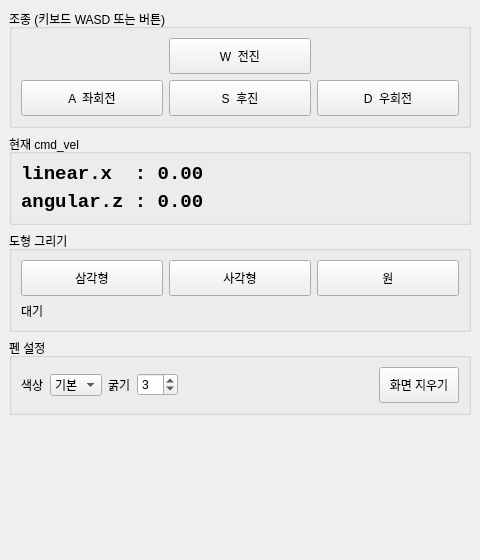
<?xml version="1.0" encoding="UTF-8"?>
<ui version="4.0">
 <class>MainWindowDesign</class>
 <widget class="QMainWindow" name="MainWindowDesign">
  <property name="geometry">
   <rect>
    <x>0</x>
    <y>0</y>
    <width>480</width>
    <height>560</height>
   </rect>
  </property>
  <property name="windowTitle">
   <string>과제 1 - turtlesim 조종</string>
  </property>
  <property name="windowIcon">
   <iconset resource="../resources/images.qrc">
    <normaloff>:/images/icon.png</normaloff>:/images/icon.png</iconset>
  </property>
  <property name="locale">
   <locale language="English" country="Australia"/>
  </property>
  <widget class="QWidget" name="centralwidget">
   <layout class="QVBoxLayout" name="layoutMain">
    <item>
     <widget class="QGroupBox" name="groupDrive">
      <property name="title">
       <string>조종 (키보드 WASD 또는 버튼)</string>
      </property>
      <layout class="QGridLayout" name="gridDrive">
       <item row="0" column="1">
        <widget class="QPushButton" name="btnForward">
         <property name="focusPolicy">
          <enum>Qt::NoFocus</enum>
         </property>
         <property name="minimumSize">
          <size>
           <width>0</width>
           <height>36</height>
          </size>
         </property>
         <property name="text">
          <string>W  전진</string>
         </property>
        </widget>
       </item>
       <item row="1" column="0">
        <widget class="QPushButton" name="btnLeft">
         <property name="focusPolicy">
          <enum>Qt::NoFocus</enum>
         </property>
         <property name="minimumSize">
          <size>
           <width>0</width>
           <height>36</height>
          </size>
         </property>
         <property name="text">
          <string>A  좌회전</string>
         </property>
        </widget>
       </item>
       <item row="1" column="1">
        <widget class="QPushButton" name="btnBackward">
         <property name="focusPolicy">
          <enum>Qt::NoFocus</enum>
         </property>
         <property name="minimumSize">
          <size>
           <width>0</width>
           <height>36</height>
          </size>
         </property>
         <property name="text">
          <string>S  후진</string>
         </property>
        </widget>
       </item>
       <item row="1" column="2">
        <widget class="QPushButton" name="btnRight">
         <property name="focusPolicy">
          <enum>Qt::NoFocus</enum>
         </property>
         <property name="minimumSize">
          <size>
           <width>0</width>
           <height>36</height>
          </size>
         </property>
         <property name="text">
          <string>D  우회전</string>
         </property>
        </widget>
       </item>
      </layout>
     </widget>
    </item>
    <item>
     <widget class="QGroupBox" name="groupCmdVel">
      <property name="title">
       <string>현재 cmd_vel</string>
      </property>
      <layout class="QVBoxLayout" name="layoutCmdVel">
       <item>
        <widget class="QLabel" name="labelLinear">
         <property name="font">
          <font>
           <family>Monospace</family>
           <pointsize>14</pointsize>
           <weight>75</weight>
           <bold>true</bold>
          </font>
         </property>
         <property name="text">
          <string>linear.x  : 0.00</string>
         </property>
        </widget>
       </item>
       <item>
        <widget class="QLabel" name="labelAngular">
         <property name="font">
          <font>
           <family>Monospace</family>
           <pointsize>14</pointsize>
           <weight>75</weight>
           <bold>true</bold>
          </font>
         </property>
         <property name="text">
          <string>angular.z : 0.00</string>
         </property>
        </widget>
       </item>
      </layout>
     </widget>
    </item>
    <item>
     <widget class="QGroupBox" name="groupShape">
      <property name="title">
       <string>도형 그리기</string>
      </property>
      <layout class="QVBoxLayout" name="layoutShape">
       <item>
        <layout class="QHBoxLayout" name="layoutShapeButtons">
         <item>
          <widget class="QPushButton" name="btnTriangle">
           <property name="focusPolicy">
            <enum>Qt::NoFocus</enum>
           </property>
           <property name="minimumSize">
            <size>
             <width>0</width>
             <height>36</height>
            </size>
           </property>
           <property name="text">
            <string>삼각형</string>
           </property>
          </widget>
         </item>
         <item>
          <widget class="QPushButton" name="btnSquare">
           <property name="focusPolicy">
            <enum>Qt::NoFocus</enum>
           </property>
           <property name="minimumSize">
            <size>
             <width>0</width>
             <height>36</height>
            </size>
           </property>
           <property name="text">
            <string>사각형</string>
           </property>
          </widget>
         </item>
         <item>
          <widget class="QPushButton" name="btnCircle">
           <property name="focusPolicy">
            <enum>Qt::NoFocus</enum>
           </property>
           <property name="minimumSize">
            <size>
             <width>0</width>
             <height>36</height>
            </size>
           </property>
           <property name="text">
            <string>원</string>
           </property>
          </widget>
         </item>
        </layout>
       </item>
       <item>
        <widget class="QLabel" name="labelShapeState">
         <property name="text">
          <string>대기</string>
         </property>
        </widget>
       </item>
      </layout>
     </widget>
    </item>
    <item>
     <widget class="QGroupBox" name="groupPen">
      <property name="title">
       <string>펜 설정</string>
      </property>
      <layout class="QHBoxLayout" name="layoutPen">
       <item>
        <widget class="QLabel" name="labelColor">
         <property name="text">
          <string>색상</string>
         </property>
        </widget>
       </item>
       <item>
        <widget class="QComboBox" name="comboColor">
         <property name="focusPolicy">
          <enum>Qt::NoFocus</enum>
         </property>
         <item>
          <property name="text">
           <string>기본</string>
          </property>
         </item>
         <item>
          <property name="text">
           <string>흰색</string>
          </property>
         </item>
         <item>
          <property name="text">
           <string>빨강</string>
          </property>
         </item>
         <item>
          <property name="text">
           <string>초록</string>
          </property>
         </item>
         <item>
          <property name="text">
           <string>노랑</string>
          </property>
         </item>
         <item>
          <property name="text">
           <string>검정</string>
          </property>
         </item>
        </widget>
       </item>
       <item>
        <widget class="QLabel" name="labelWidth">
         <property name="text">
          <string>굵기</string>
         </property>
        </widget>
       </item>
       <item>
        <widget class="QSpinBox" name="spinWidth">
         <property name="focusPolicy">
          <enum>Qt::NoFocus</enum>
         </property>
         <property name="minimum">
          <number>1</number>
         </property>
         <property name="maximum">
          <number>10</number>
         </property>
         <property name="value">
          <number>3</number>
         </property>
        </widget>
       </item>
       <item>
        <spacer name="spacerPen">
         <property name="orientation">
          <enum>Qt::Horizontal</enum>
         </property>
         <property name="sizeHint" stdset="0">
          <size>
           <width>40</width>
           <height>20</height>
          </size>
         </property>
        </spacer>
       </item>
       <item>
        <widget class="QPushButton" name="btnClear">
         <property name="focusPolicy">
          <enum>Qt::NoFocus</enum>
         </property>
         <property name="minimumSize">
          <size>
           <width>0</width>
           <height>36</height>
          </size>
         </property>
         <property name="text">
          <string>화면 지우기</string>
         </property>
        </widget>
       </item>
      </layout>
     </widget>
    </item>
    <item>
     <spacer name="spacerMain">
      <property name="orientation">
       <enum>Qt::Vertical</enum>
      </property>
      <property name="sizeHint" stdset="0">
       <size>
        <width>20</width>
        <height>40</height>
       </size>
      </property>
     </spacer>
    </item>
   </layout>
  </widget>
  <action name="action_Quit">
   <property name="text">
    <string>&amp;Quit</string>
   </property>
   <property name="shortcut">
    <string>Ctrl+Q</string>
   </property>
   <property name="shortcutContext">
    <enum>Qt::ApplicationShortcut</enum>
   </property>
  </action>
  <action name="action_Preferences">
   <property name="text">
    <string>&amp;Preferences</string>
   </property>
  </action>
  <action name="actionAbout">
   <property name="text">
    <string>&amp;About</string>
   </property>
  </action>
  <action name="actionAbout_Qt">
   <property name="text">
    <string>About &amp;Qt</string>
   </property>
  </action>
 </widget>
 <resources>
  <include location="../resources/images.qrc"/>
 </resources>
 <connections>
  <connection>
   <sender>action_Quit</sender>
   <signal>triggered()</signal>
   <receiver>MainWindowDesign</receiver>
   <slot>close()</slot>
   <hints>
    <hint type="sourcelabel">
     <x>-1</x>
     <y>-1</y>
    </hint>
    <hint type="destinationlabel">
     <x>399</x>
     <y>299</y>
    </hint>
   </hints>
  </connection>
 </connections>
</ui>
